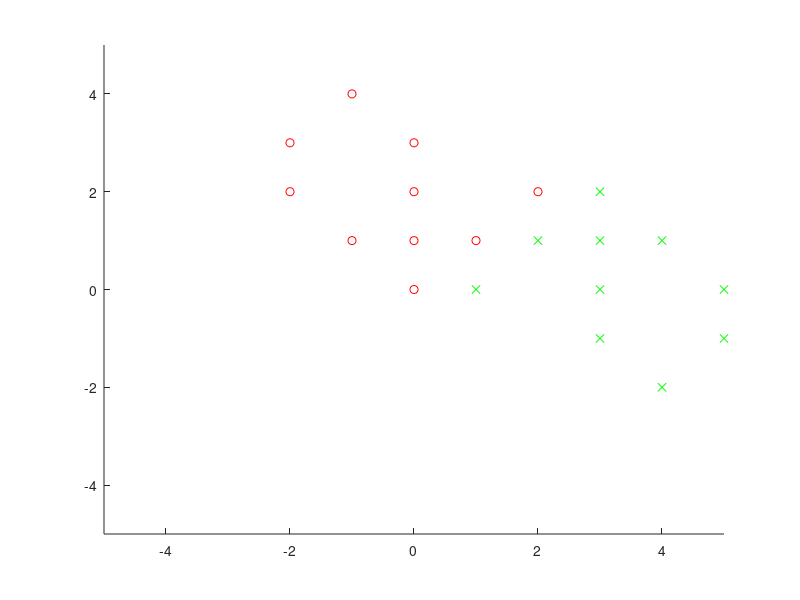

Write the MATLAB code that produced this figure. (Note: this script raises an error after producing the figure.)
P = [-2 -2 -1 -1 0 0 0 0 1 1 2 2 3 3 3 3 4 4 5 5;
      2 3 1 4 0 1 2 3 0 1 1 2 -1 0 1 2 -2 1 -1 0];
T = [-1 -1 -1 -1 -1 -1 -1 -1 1 -1 1 -1 1 1 1 1 1 1 1 1];

ind1 = find(T == 1);
ind2 = find(T == -1);

figure, hold on;
plot(P(1,ind1),P(2,ind1), 'xg');
plot(P(1,ind2),P(2,ind2), 'or');

axis([-5 5 -5 5]);

% 2
X = [ones(1, size(P,2)); P];
d = T';
beta = inv(X*X')*X*d; %solutia 

figure(gcf), plotpc(beta(2:3)', beta(1));
             %[w1*, w2*]         b*
             % nu e dreapta de separare; 
             % eroarea este suma de la dreapta la -1, 1 
             
             
% 4
P = [-2 -2 -1 -1 0 0 0 0 1 1 2 2 3 3 3 3 4 4 5 5;...
 2 3 1 4 0 1 2 3 0 1 1 2 -1 0 1 2 -2 1 -1 0;...
 -1 -1 -1 -1 -1 -1 -1 -1 1 -1 1 -1 1 1 1 1 1 1 1 1];
figure, plot3(P(1,:),P(2,:),P(3,:),'sr');hold on;
[x y] = meshgrid(-5:0.5:5);
z = beta(1) + beta(2)*x + beta(3)*y;
figure(gcf),mesh(x,y,z);
% eroare este suma de la plan la -1, 1 


% 3
P = [-2 -2 -1 -1 0 0 0 0 1 1 2 2 3 3 3 3 4 4 5 5;
      2 3 1 4 0 1 2 3 0 1 1 2 -1 0 1 2 -2 1 -1 0];
T = [-1 -1 -1 -1 -1 -1 -1 -1 1 -1 1 -1 1 1 1 1 1 1 1 1];
net = perceptron;
net.layers{1}.transferFcn = 'purelin';
net = configure(net, P, T);
net.inputWeights{1}.learnFcn = 'learnwh';
net.biases{1}.learnFcn = 'learnwh';
net.trainFcn = 'trainb';
net.trainParam.epochs = 1000;
net.trainParam.lr = 0.005;
net = train(net, P, T);
net.b{1}
net.IW{1}

% 5
d = T';
beta2 = inv(P*P')*P*d; %solutia
P = [-2 -2 -1 -1 0 0 0 0 1 1 2 2 3 3 3 3 4 4 5 5;
      2 3 1 4 0 1 2 3 0 1 1 2 -1 0 1 2 -2 1 -1 0];
T = [-1 -1 -1 -1 -1 -1 -1 -1 1 -1 1 -1 1 1 1 1 1 1 1 1];
net = perceptron;
net.layers{1}.transferFcn = 'purelin';
net = configure(net, P, T);
net.inputWeights{1}.learnFcn = 'learnwh';
net.biases{1}.learnFcn = 'learnwh';
net.trainFcn = 'trainb';
net.trainParam.epochs = 1000;
net.trainParam.lr = 0.005;
net.biasConnect = 0;
net = train(net, P, T);
net.IW{1}
net.b{1}


% 3
P = [-2 -2 -1 -1 0 0 0 0 1 1 2 2 3 3 3 3 4 4 5 5;
      2 3 1 4 0 1 2 3 0 1 1 2 -1 0 1 2 -2 1 -1 0];
T = [-1 -1 -1 -1 -1 -1 -1 -1 1 -1 1 -1 1 1 1 1 1 1 1 1];

[X,Y] = meshgrid(-0.7 : 0.01 : 0.7);
J = zeros(size(X));
for i = 1:size(X,1)
    for j = 1:size(X,2)
        J(i,j) = 0.5 * sum(([X(i,j),Y(i,j)]*P - T).^2);
    end
end

figure, surf(X,Y,J);

